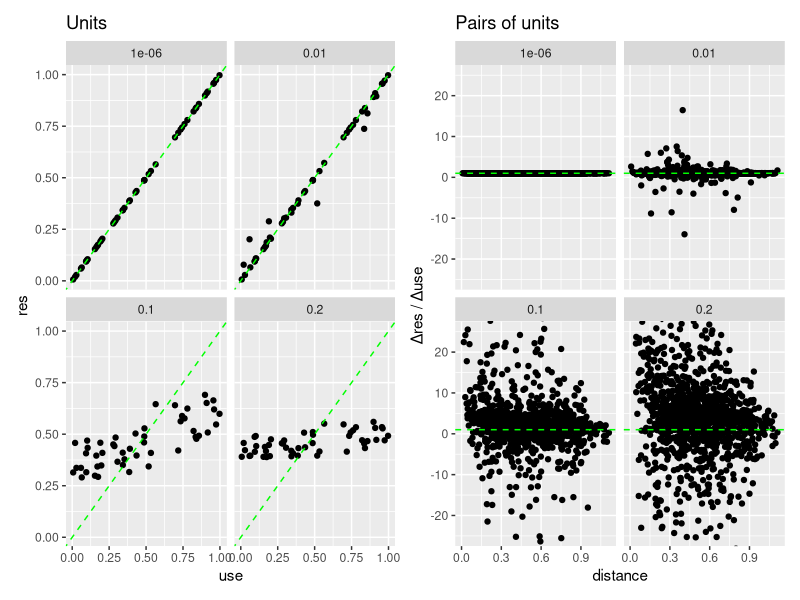

Recreate this plot in R.
#!/usr/bin/env Rscript

library(tidyverse)
library(patchwork)
rlm <- MASS::rlm

n <- 50
slope <- 1

# Put points on a grid
unit_data <- tibble(
  id = 1:n,
  use = runif(n, 0, 1),
  x = runif(n, 0, 1),
  y = runif(n, 0, 1)
)

build_cross <- function(unit_data, alpha) {
  cross_data <- crossing(
    rename_all(unit_data, ~ str_c(., ".1")),
    rename_all(unit_data, ~ str_c(., ".2"))
  ) %>%
    mutate(
      dist = sqrt((x.1 - x.2) ** 2 + (y.1 - y.2) ** 2),
      weight = exp(-dist / alpha)
    )

  unit_data <- cross_data %>%
    # get the resistance that every place would have, in a vacuum
    mutate(res0 = slope * use.2) %>%
    group_by(id.1) %>%
    # get actual resistance as weighted mean
    summarize(
      use = unique(use.1),
      res = weighted.mean(res0, weight)
    ) %>%
    select(id = id.1, use, res)

  dist_data <- cross_data %>%
    select(id.1, id.2, dist) %>%
    left_join(rename_all(unit_data, ~ str_c(., ".1")), by = "id.1") %>%
    left_join(rename_all(unit_data, ~ str_c(., ".2")), by = "id.2") %>%
    mutate(
      d_use = use.1 - use.2,
      d_res = res.1 - res.2,
      dr_du = d_use / d_res
    ) %>%
    filter(id.1 != id.2, d_use >= 0) %>%
    select(id.1, id.2, dr_du, dist)

  list(
    unit_data = unit_data,
    dist_data = dist_data
  )
}

alphas <- c(1e-6, 0.01, 0.1, 0.2)
# alphas <- seq(1e-6, 1.0, length.out = 100)

results <- tibble(alpha = alphas) %>%
  mutate(
    data = map(alpha, ~ build_cross(unit_data, .)),
    unit_data = map(data, ~ .$unit_data),
    dist_data = map(data, ~ .$dist_data),
    model = map(dist_data, ~ rlm(dr_du ~ dist, data = .)),
    summary = map(model, summary),
    ci = map(model, confint.default),
    cor = map(dist_data, ~ cor.test(.$dr_du, .$dist, method = "spearman")),
    cor_p = map_dbl(cor, ~ .$p.value)
  )

unit_plot <- results %>%
  select(alpha, unit_data) %>%
  unnest(cols = unit_data) %>%
  ggplot(aes(use, res)) +
  facet_wrap(vars(alpha)) +
  geom_point() +
  geom_abline(slope = 1, linetype = 2, color = "green") +
  stat_smooth(method = "rlm", color = "red", linetype = 2, se = FALSE) +
  labs(x = "use", y = "res", title = "Units")

pair_plot <- results %>%
  select(alpha, dist_data) %>%
  unnest(cols = dist_data) %>%
  ggplot(aes(dist, dr_du)) +
  facet_wrap(vars(alpha)) +
  geom_point() +
  geom_hline(yintercept = 1, linetype = 2, color = "green") +
  stat_smooth(method = "rlm", color = "red", linetype = 2, se = FALSE) +
  coord_cartesian(ylim = c(-25, 25)) +
  labs(x = "distance", y = "Δres / Δuse", title = "Pairs of units")

plot <- unit_plot + pair_plot

ggsave("tmp.pdf")

results$cor_p
